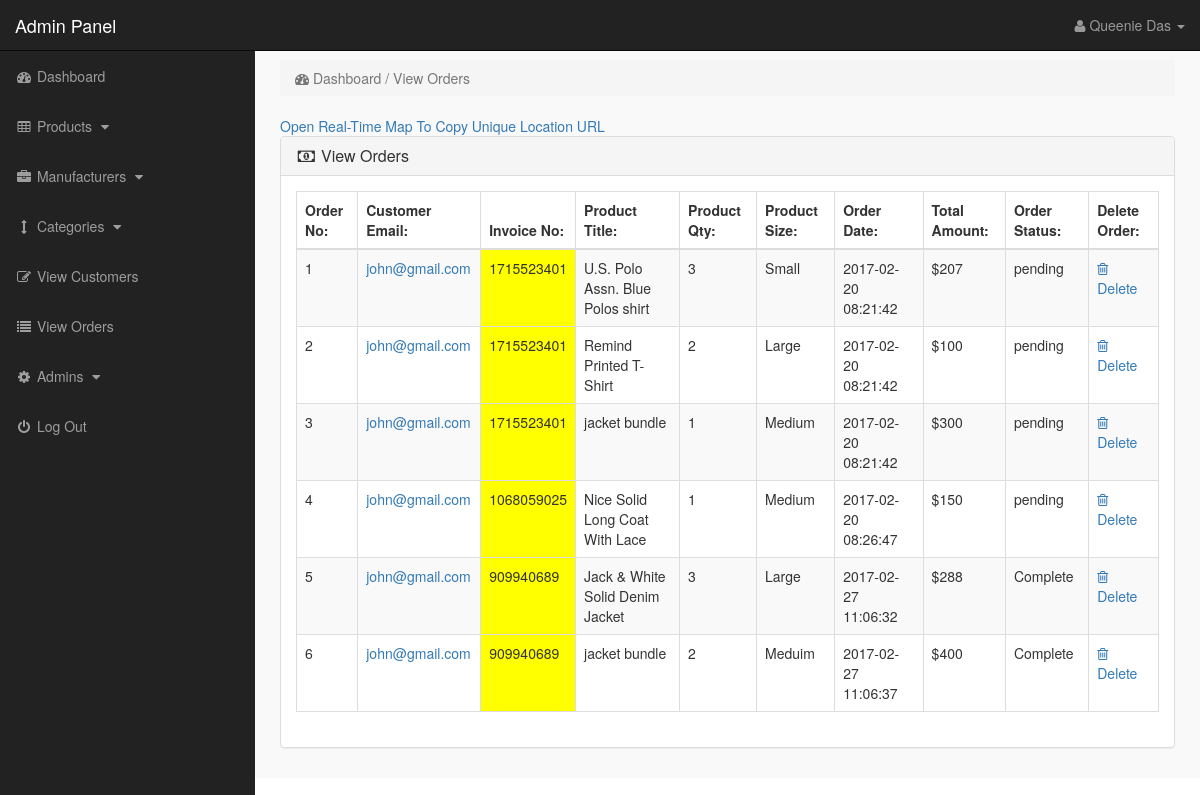
The app's page /Ecom_store/admin_area/index.php?view_orders (signed in), older data.
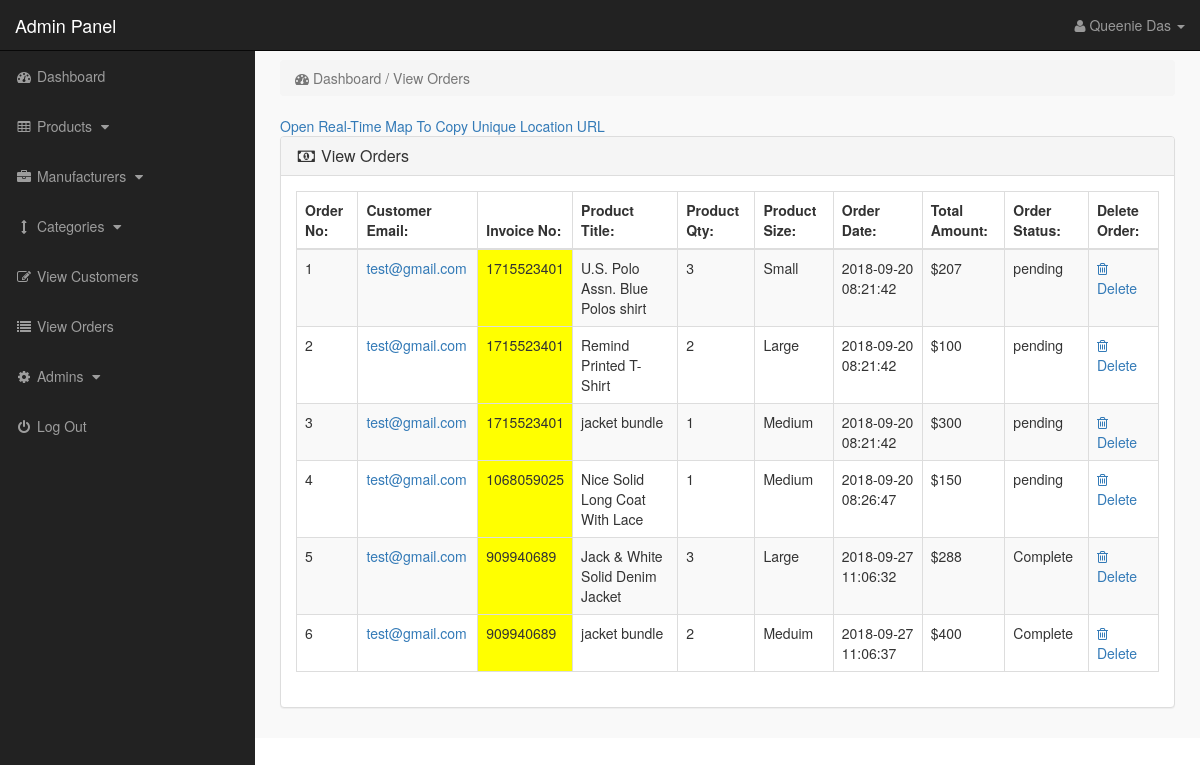
The same page, newer data.
### tables this page shows
CREATE TABLE IF NOT EXISTS `pending_orders` (
`order_id` int(10) NOT NULL,
  `customer_id` int(10) NOT NULL,
  `invoice_no` int(10) NOT NULL,
  `product_id` text NOT NULL,
  `qty` int(10) NOT NULL,
  `size` text NOT NULL,
  `order_status` text NOT NULL
);

CREATE TABLE IF NOT EXISTS `customers` (
`customer_id` int(10) NOT NULL,
  `customer_name` varchar(255) NOT NULL,
  `customer_email` varchar(255) NOT NULL,
  `customer_pass` varchar(255) NOT NULL,
  `customer_country` text NOT NULL,
  `customer_city` text NOT NULL,
  `customer_contact` varchar(255) NOT NULL,
  `customer_address` text NOT NULL,
  `customer_image` text NOT NULL,
  `customer_ip` varchar(255) NOT NULL
);

CREATE TABLE IF NOT EXISTS `customer_orders` (
`order_id` int(10) NOT NULL,
  `customer_id` int(10) NOT NULL,
  `due_amount` int(100) NOT NULL,
  `invoice_no` int(100) NOT NULL,
  `qty` int(10) NOT NULL,
  `size` text NOT NULL,
  `order_date` timestamp NOT NULL DEFAULT CURRENT_TIMESTAMP ON UPDATE CURRENT_TIMESTAMP,
  `order_status` text NOT NULL
);

CREATE TABLE IF NOT EXISTS `products` (
`product_id` int(10) NOT NULL,
  `p_cat_id` int(10) NOT NULL,
  `cat_id` int(10) NOT NULL,
  `manufacturer_id` int(10) NOT NULL,
  `date` timestamp NOT NULL DEFAULT CURRENT_TIMESTAMP ON UPDATE CURRENT_TIMESTAMP,
  `product_title` text NOT NULL,
  `product_url` text NOT NULL,
  `product_img1` text NOT NULL,
  `product_img2` text NOT NULL,
  `product_img3` text NOT NULL,
  `product_price` int(10) NOT NULL,
  `product_psp_price` int(100) NOT NULL,
  `product_desc` text NOT NULL,
  `product_features` text NOT NULL,
  `product_video` text NOT NULL,
  `product_keywords` text NOT NULL,
  `product_label` text NOT NULL,
  `status` varchar(255) NOT NULL
);

### Ecom_store/admin_area/view_orders.php (the view)
<?php
if (!isset($_SESSION['admin_email'])) {
    echo "<script>window.open('login.php','_self')</script>";
} else {
    ?>
<div class="row">
<div class="col-lg-12">
<ol class="breadcrumb">
<li class="active">
<i class="fa fa-dashboard"></i> Dashboard / View Orders
</li>
</ol>
</div>
</div>
<a href="https://lean-project.herokuapp.com" target="_blank">Open Real-Time Map To Copy Unique Location URL</a>
<div class="row">
<div class="col-lg-12">
<div class="panel panel-default">
<div class="panel-heading">
<h3 class="panel-title">
<i class="fa fa-money fa-fw"></i> View Orders
</h3>
</div>
<div class="panel-body">
<div class="table-responsive">
<table class="table table-bordered table-hover table-striped">
<thead>
<tr>
<th>Order No:</th>
<th>Customer Email:</th>
<th>Invoice No:</th>
<th>Product Title:</th>
<th>Product Qty:</th>
<th>Product Size:</th>
<th>Order Date:</th>
<th>Total Amount:</th>
<th>Order Status:</th>
<th>Delete Order:</th>
</tr>
</thead>
<tbody>
<?php
    $i = 0;
    $get_orders = "select * from pending_orders";
    $run_orders = mysqli_query($con, $get_orders);
    while ($row_orders = mysqli_fetch_array($run_orders)) {
        $order_id = $row_orders['order_id'];
        $c_id = $row_orders['customer_id'];
        $invoice_no = $row_orders['invoice_no'];
        $product_id = $row_orders['product_id'];
        $qty = $row_orders['qty'];
        $size = $row_orders['size'];
        $order_status = $row_orders['order_status'];
        $get_products = "select * from products where product_id='$product_id'";
        $run_products = mysqli_query($con, $get_products);
        $row_products = mysqli_fetch_array($run_products);
        $product_title = $row_products['product_title'];
        $i++;
        ?>
<tr>
<td><?php echo $i; ?></td>
<td>
<?php
        $get_customer = "select * from customers where customer_id='$c_id'";
        $run_customer = mysqli_query($con, $get_customer);
        $row_customer = mysqli_fetch_array($run_customer);
        $customer_email = $row_customer['customer_email'];
        echo "<a href='mailto:$customer_email'>$customer_email</a>"
        ?>
 </td>
<td bgcolor="yellow" ><?php echo $invoice_no; ?></td>
<td><?php echo $product_title; ?></td>
<td><?php echo $qty; ?></td>
<td><?php echo $size; ?></td>
<td>
<?php
        $get_customer_order = "select * from customer_orders where order_id='$order_id'";
        $run_customer_order = mysqli_query($con, $get_customer_order);
        $row_customer_order = mysqli_fetch_array($run_customer_order);
        $order_date = $row_customer_order['order_date'];
        $due_amount = $row_customer_order['due_amount'];
        echo $order_date;
        ?>
</td>
<td>$<?php echo $due_amount; ?></td>
<td>
<?php
        if ($order_status == 'pending') {
            echo $order_status = 'pending';
        } else {
            echo $order_status = 'Complete';
        }
        ?>
</td>
<td>
<a href="index.php?order_delete=<?php echo $order_id; ?>" >
<i class="fa fa-trash-o" ></i> Delete
</a>
</td>
</tr>
<?php }?>
</tbody>
</table>
</div>
</div>
</div>
</div>
</div>
<?php }?>

### Ecom_store/admin_area/includes/sidebar.php (shortened to what this page needs)
<?php
if(!isset($_SESSION['admin_email'])){
echo "<script>window.open('login.php','_self')</script>";
}
else {
?>
<nav class="navbar navbar-inverse navbar-fixed-top" >
<div class="navbar-header" >
<a class="navbar-brand" href="index.php?dashboard" >Admin Panel</a>
</div>
<ul class="nav navbar-right top-nav" >
<li class="dropdown" >
<a href="#" class="dropdown-toggle" data-toggle="dropdown" >
<i class="fa fa-user" ></i>
<?php echo $admin_name; ?> <b class="caret" ></b>
</a>
</li>
</ul>
<div class="collapse navbar-collapse navbar-ex1-collapse">
<ul class="nav navbar-nav side-nav">
<li>
<a href="index.php?dashboard">
<i class="fa fa-fw fa-dashboard"></i> Dashboard
</a>
</li>
<li>
<a href="#" data-toggle="collapse" data-target="#products">
<i class="fa fa-fw fa-table"></i> Products
<i class="fa fa-fw fa-caret-down"></i>
</a>
</li>
<li>
<a href="#" data-toggle="collapse" data-target="#manufacturers">
<i class="fa fa-fw fa-briefcase"></i> Manufacturers
<i class="fa fa-fw fa-caret-down"></i>
</a>
</li>
<li>
<a href="#" data-toggle="collapse" data-target="#cat">
<i class="fa fa-fw fa-arrows-v"></i> Categories
<i class="fa fa-fw fa-caret-down"></i>
</a>
</li>
<li>
<a href="index.php?view_customers">
<i class="fa fa-fw fa-edit"></i> View Customers
</a>
</li>
<li>
<a href="index.php?view_orders">
<i class="fa fa-fw fa-list"></i> View Orders
</a>
</li>
<li>
<a href="#" data-toggle="collapse" data-target="#users">
<i class="fa fa-fw fa-gear"></i> Admins
<i class="fa fa-fw fa-caret-down"></i>
</a>
</li>
<li>
<a href="logout.php">
<i class="fa fa-fw fa-power-off"></i> Log Out
</a>
</li>
</ul>
</div>
</nav>
<?php } ?>

Row changes from the older to the newer data that the page shows:
changed through a linked row, pending_orders "Small": customer.customer_email "john@gmail.com" → "test@gmail.com"; customer_orders.order_date "2017-02-20 08:21:42" → "2018-09-20 08:21:42"
changed through a linked row, pending_orders "Remind Printed T-Shirt": customer.customer_email "john@gmail.com" → "test@gmail.com"; customer_orders.order_date "2017-02-20 08:21:42" → "2018-09-20 08:21:42"
changed through a linked row, pending_orders (number 3 of 6 on the later page): customer.customer_email "john@gmail.com" → "test@gmail.com"; customer_orders.order_date "2017-02-20 08:21:42" → "2018-09-20 08:21:42"
changed through a linked row, pending_orders "Nice Solid Long Coat With Lace": customer.customer_email "john@gmail.com" → "test@gmail.com"; customer_orders.order_date "2017-02-20 08:26:47" → "2018-09-20 08:26:47"
changed through a linked row, pending_orders "Jack & White Solid Denim Jacket": customer.customer_email "john@gmail.com" → "test@gmail.com"; customer_orders.order_date "2017-02-27 11:06:32" → "2018-09-27 11:06:32"
changed through a linked row, pending_orders "Meduim": customer.customer_email "john@gmail.com" → "test@gmail.com"; customer_orders.order_date "2017-02-27 11:06:37" → "2018-09-27 11:06:37"
